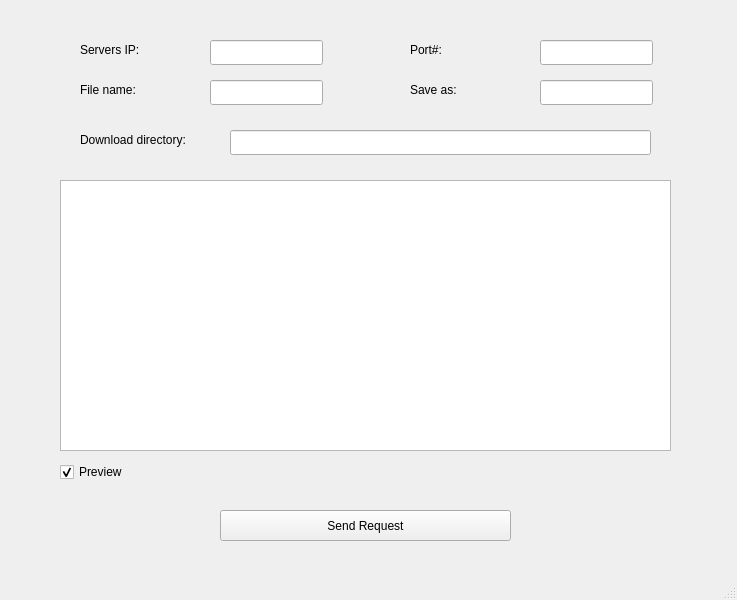
<?xml version="1.0" encoding="UTF-8"?>
<ui version="4.0">
 <class>MainWindow</class>
 <widget class="QMainWindow" name="MainWindow">
  <property name="geometry">
   <rect>
    <x>0</x>
    <y>0</y>
    <width>737</width>
    <height>600</height>
   </rect>
  </property>
  <property name="windowTitle">
   <string>ClientHTTP</string>
  </property>
  <widget class="QWidget" name="centralwidget">
   <widget class="QLineEdit" name="line_Edit_IP">
    <property name="geometry">
     <rect>
      <x>210</x>
      <y>40</y>
      <width>113</width>
      <height>25</height>
     </rect>
    </property>
   </widget>
   <widget class="QLineEdit" name="line_Edit_Port">
    <property name="geometry">
     <rect>
      <x>540</x>
      <y>40</y>
      <width>113</width>
      <height>25</height>
     </rect>
    </property>
   </widget>
   <widget class="QLineEdit" name="line_Edit_File">
    <property name="geometry">
     <rect>
      <x>210</x>
      <y>80</y>
      <width>113</width>
      <height>25</height>
     </rect>
    </property>
   </widget>
   <widget class="QLabel" name="label">
    <property name="geometry">
     <rect>
      <x>80</x>
      <y>40</y>
      <width>91</width>
      <height>20</height>
     </rect>
    </property>
    <property name="text">
     <string>Servers IP:</string>
    </property>
   </widget>
   <widget class="QLabel" name="label_2">
    <property name="geometry">
     <rect>
      <x>80</x>
      <y>80</y>
      <width>81</width>
      <height>20</height>
     </rect>
    </property>
    <property name="text">
     <string>File name:</string>
    </property>
   </widget>
   <widget class="QLabel" name="label_3">
    <property name="geometry">
     <rect>
      <x>410</x>
      <y>40</y>
      <width>69</width>
      <height>20</height>
     </rect>
    </property>
    <property name="text">
     <string>Port#:</string>
    </property>
   </widget>
   <widget class="QPushButton" name="pushButton">
    <property name="geometry">
     <rect>
      <x>220</x>
      <y>510</y>
      <width>291</width>
      <height>31</height>
     </rect>
    </property>
    <property name="text">
     <string>Send Request</string>
    </property>
   </widget>
   <widget class="QTextBrowser" name="textBrowser">
    <property name="geometry">
     <rect>
      <x>60</x>
      <y>180</y>
      <width>611</width>
      <height>271</height>
     </rect>
    </property>
   </widget>
   <widget class="QLabel" name="status">
    <property name="geometry">
     <rect>
      <x>240</x>
      <y>460</y>
      <width>241</width>
      <height>51</height>
     </rect>
    </property>
    <property name="text">
     <string/>
    </property>
   </widget>
   <widget class="QCheckBox" name="checkBox">
    <property name="geometry">
     <rect>
      <x>60</x>
      <y>460</y>
      <width>102</width>
      <height>24</height>
     </rect>
    </property>
    <property name="text">
     <string>Preview</string>
    </property>
    <property name="checked">
     <bool>true</bool>
    </property>
   </widget>
   <widget class="QLineEdit" name="line_Edit_SaveAs">
    <property name="geometry">
     <rect>
      <x>540</x>
      <y>80</y>
      <width>113</width>
      <height>25</height>
     </rect>
    </property>
   </widget>
   <widget class="QLabel" name="label_4">
    <property name="geometry">
     <rect>
      <x>410</x>
      <y>80</y>
      <width>69</width>
      <height>20</height>
     </rect>
    </property>
    <property name="text">
     <string>Save as:</string>
    </property>
   </widget>
   <widget class="QLineEdit" name="line_Edit_Dir">
    <property name="geometry">
     <rect>
      <x>230</x>
      <y>130</y>
      <width>421</width>
      <height>25</height>
     </rect>
    </property>
   </widget>
   <widget class="QLabel" name="label_5">
    <property name="geometry">
     <rect>
      <x>80</x>
      <y>130</y>
      <width>141</width>
      <height>20</height>
     </rect>
    </property>
    <property name="text">
     <string>Download directory:</string>
    </property>
   </widget>
  </widget>
  <widget class="QMenuBar" name="menubar">
   <property name="geometry">
    <rect>
     <x>0</x>
     <y>0</y>
     <width>737</width>
     <height>30</height>
    </rect>
   </property>
  </widget>
  <widget class="QStatusBar" name="statusbar"/>
 </widget>
 <resources/>
 <connections/>
</ui>
